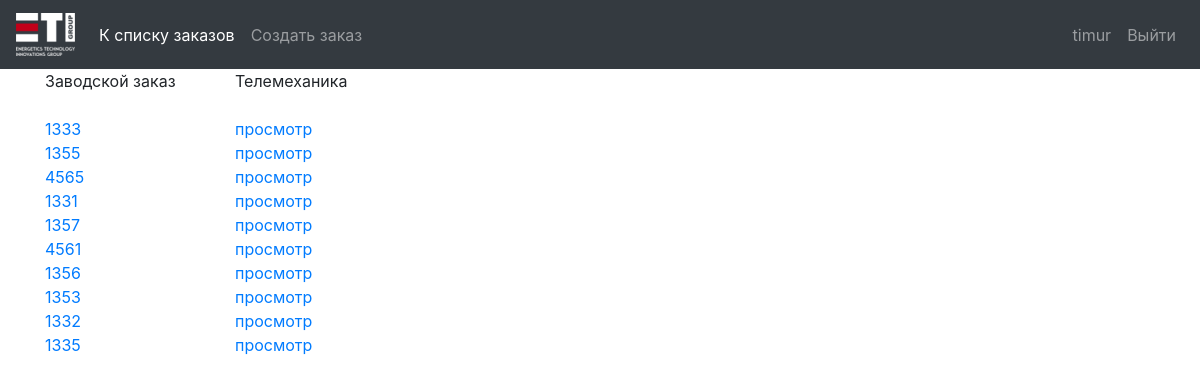
Before: / (signed in) with the older database file.
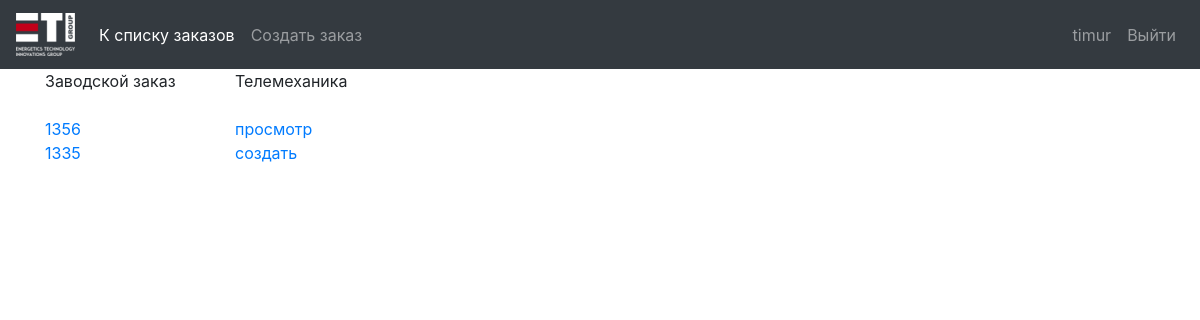
After: the same page with the newer database file.
### otk/models/order.py (models this page shows, shortened)
class OTKOrder(models.Model):
    man_number = models.IntegerField(unique=True)
    tm_checklist = models.OneToOneField(TMCheckList,
                                        on_delete=models.SET_NULL,
                                        unique=True,
                                        blank = True,
                                        null = True,
                                        default = None)
    substation_type = models.CharField(max_length=15,
                                        choices = SUBSTATION_TYPE_CHOICES,
                                        default = 'БКТП',
                                        blank = False,
                                        null = False,
                                        verbose_name = 'Тип подстанции')
    rm_number = models.IntegerField(unique=False, default=4)
    ybp_number = models.IntegerField(unique=False, default=2)
    su_number = models.IntegerField(unique=False, default=2)
    def __str__(self):
        return str(self.man_number)

### otk/views/views.py (the view)
# urls.py: path('', CheckListListView.as_view(), name='checklist_list'),
class CheckListListView(UserAccessMixin, ListView):
    permission_required = 'otk.view_order'
    redirect_without_permission = 'login'
    model = OTKOrder
    template_name = 'checklist_list.html'

### otk/views/mixins/user_access_mixin.py (called while the page is built)
    def dispatch(self, request, *args, **kwargs):
        if(not self.request.user.is_authenticated):
            return redirect_to_login(self.request.get_full_path(),
                                     self.get_login_url(), self.get_redirect_field_name())
        if(not self.has_permission()):
            if(self.view_name is None):
                return redirect(self.redirect_without_permission)
            else:
                return redirect(self.view_name, pk = kwargs['pk'])
        return super(UserAccessMixin, self).dispatch(request, *args, **kwargs)

### otk/templates/checklist_list.html
{% extends 'base.html' %}
{% block content %}
    <div class="container">
        <div class="row">
            <div class="col-2">
                Заводской заказ
            </div>
            <div class="col-sm">
                Телемеханика
            </div>
        </div>
        <br/>
        {% for otkorder in object_list %}
            <div class="row">
                <div class="col-2">
                    <a href="{% url 'order_detail' otkorder.pk %}"> {{ otkorder }} </a>
                </div>
                <div class="col-sm">
                    {% if  otkorder.tm_checklist  %}
                        <a href="{% url 'tm_checklist_detail' otkorder.tm_checklist.id %}">просмотр </a>
                    {% else %}
                        <a href="{% url 'tm_checklist_create' otkorder.pk %}">создать </a>
                    {% endif %}
                </div>
            </div>
        {% endfor %}
{% endblock content %}

### otk/templates/base.html (shortened to what this page needs)
{% load static %}
<html>
    <head>
        <link rel="stylesheet" href="https://stackpath.bootstrapcdn.com/bootstrap/4.1.3/css/bootstrap.min.css">
        <link href="{% static 'css/tm_chl_detail.css' %}" rel="stylesheet">
    </head>
    <body>
        <nav class="navbar navbar-expand-lg navbar-dark bg-dark">
        <a class="navbar-brand" href="#"><img src="{% static 'img/logo.png'%}"/></a>
        <div class="collapse navbar-collapse" id="navbarNav">
            <ul class="navbar-nav mr-auto">
                <li class="nav-item active">
                    <a class="nav-link" href="{% url 'checklist_list' %}">К списку заказов <span class="sr-only">(current)</span></a>
                </li>
                <li class="nav-item">
                    <a class="nav-link" href="{% url 'order_create' %}">Создать заказ</a>
                </li>
            </ul>
            <ul class="navbar-nav">
                {% if  user.is_authenticated %}
                    <li class="nav-item">
                        <a class="nav-link" href="">{{ user.username }}</a>
                    </li>
                    <li class="nav-item">
                        <a class="nav-link" href="{% url 'logout' %}">Выйти</a>
                    </li>
                {% endif %}
            </ul>
        </div>
        </nav>
        {% block content %}
        {% endblock content %}
    </body>
</html>

Changed rows visible on the page:
removed OTKOrder: man_number "1333", shows "просмотр"
removed OTKOrder: man_number "1355", shows "просмотр"
removed OTKOrder: man_number "4565", shows "просмотр"
removed OTKOrder: man_number "1331", shows "просмотр"
removed OTKOrder: man_number "1357", shows "просмотр"
removed OTKOrder: man_number "4561", shows "просмотр"
removed OTKOrder: man_number "1353", shows "просмотр"
removed OTKOrder: man_number "1332", shows "просмотр"
changed OTKOrder (number 2 of 2 on the later page): tm_checklist_id "просмотр" → "создать"
